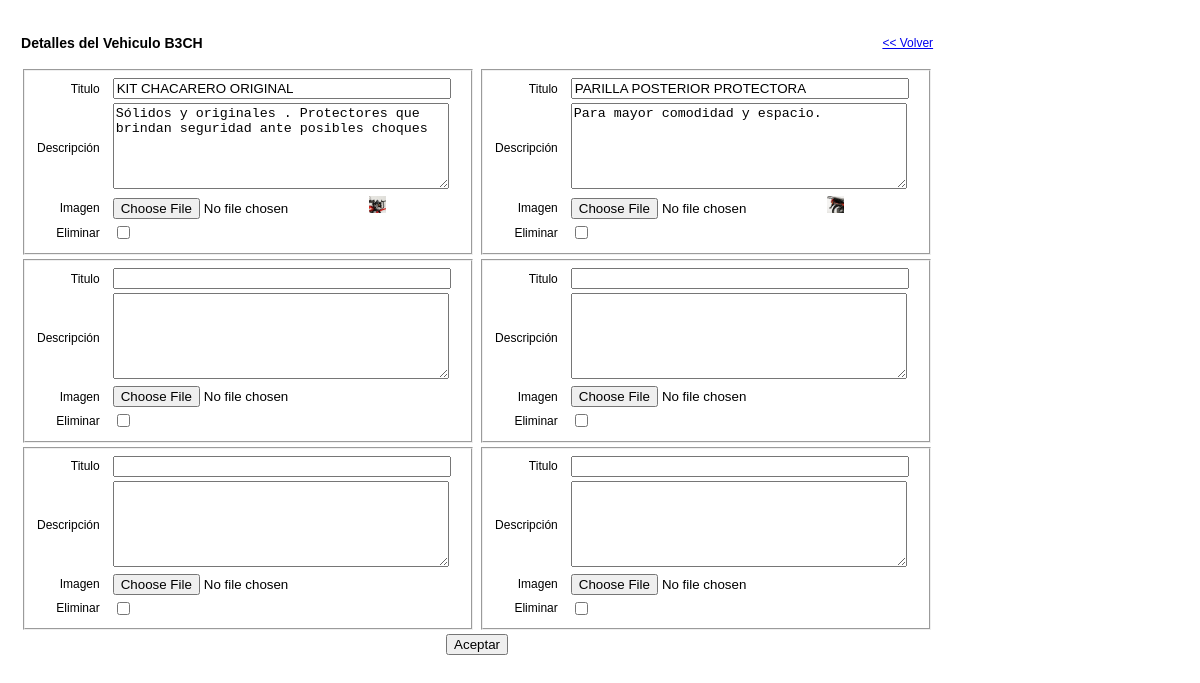
/administrator/formDetalles.php?id_producto=2&mod_prod=B3CH (signed in), run on the app's committed database.
### tables this page shows
CREATE TABLE `detalleproducto` (
  `id_detalle_producto` int(11) NOT NULL auto_increment,
  `titulo` varchar(45) NOT NULL,
  `foto_detalle` varchar(100) NOT NULL,
  `descripcion` varchar(255) NOT NULL,
  `id_producto` int(11) NOT NULL,
  PRIMARY KEY  (`id_detalle_producto`),
  KEY `fk_DetalleProducto_MasterProducto` (`id_producto`),
  CONSTRAINT `detalleproducto_ibfk_1` FOREIGN KEY (`id_producto`) REFERENCES `producto` (`id_producto`) ON DELETE CASCADE ON UPDATE NO ACTION
);

### administrator/bussinessLogic/DetalleProductoBL.php (called while the page is built, shortened)
<?php
include_once 'dao/DetalleProductoDAO.php';
include_once 'domain/DetalleProducto.php';
class DetalleProductoBL {
    private $dpDao;
    public function __construct() {
        $this->dpDao = new DetalleProductoDAO();
    }
    public function getDetallesProductos($id_producto) {
        return $this->dpDao->getDetallesProductos($id_producto);
    }
}
?>

### administrator/util/Connection.php (called while the page is built, shortened)
<?php
class Connection {
    private $connection;
    public function __construct() {
        $server = "localhost";
        $username = "buffalo9_root";
        $password = "r00tr00t";
        $database_name = "buffalo9_portal";
        $connection = mysql_connect($server, $username, $password) or die("Problemas en la conexión");
        $this->connection = $connection;
    }
    public function getConnection() {
        return $this->connection;
    }
}
?>

### administrator/dao/DetalleProductoDAO.php (called while the page is built, shortened)
<?php
include_once 'util/Connection.php';
include_once 'domain/DetalleProducto.php';
class DetalleProductoDAO {
    public function getDetallesProductos($id_producto) {
        $conexion = new Connection();
        $query = "SELECT id_detalle_producto, titulo, foto_detalle, descripcion, id_producto
                FROM detalleproducto WHERE id_producto = $id_producto";
        $result = mysql_query($query, $conexion->getConnection());
        $total_registros = mysql_num_rows($result);
        if ($total_registros > 0) {
            while ($row = mysql_fetch_assoc($result)) {
                $detalleProducto = new DetalleProducto();
                $detalleProducto->setId_detalle_producto($row['id_detalle_producto']);
                $detalleProducto->setTitulo($row['titulo']);
                $detalleProducto->setFoto_detalle($row['foto_detalle']);
                $detalleProducto->setDescripcion($row['descripcion']);
                $detalleProducto->setId_producto($row['id_producto']);
                $detallesProducto[] = $detalleProducto;
            }
        }
        return $detallesProducto;
    }
}
?>

### administrator/domain/DetalleProducto.php (called while the page is built, shortened)
<?php
class DetalleProducto {
    private $titulo;
    private $foto_detalle;
    private $descripcion;
    public function getTitulo() {
        return $this->titulo;
    }
    public function setTitulo($titulo) {
        $this->titulo = $titulo;
    }
    public function getFoto_detalle() {
        return $this->foto_detalle;
    }
    public function setFoto_detalle($foto_detalle) {
        $this->foto_detalle = $foto_detalle;
    }
    public function getDescripcion() {
        return $this->descripcion;
    }
    public function setDescripcion($descripcion) {
        $this->descripcion = $descripcion;
    }
}
?>

### administrator/formDetalles.php (the view, shortened to what this page needs)
<?php
include_once 'bussinessLogic/DetalleProductoBL.php';
include_once 'domain/DetalleProducto.php';
if (!isset($_SESSION['user'])) {
    header("location: index.php?error=2");
} else {
    $id_producto = $_GET['id_producto'];
    $bl = new DetalleProductoBL();
    $detallesProducto = new DetalleProducto();
    $detallesProducto = $bl->getDetallesProductos($id_producto);
    for ($i = 0; $i < 6; $i++) {
        if (is_null($detallesProducto[$i]))
            $detallesProducto[$i] = new DetalleProducto ();
    }
    ?>
    <!DOCTYPE html>
    <html>
        <head>
            <link type="text/css" href="style/style.css" rel="stylesheet" media="screen"/>
        </head>
        <body>
            <form method="POST" action="actionDetalleProductoCtrl.php" enctype="multipart/form-data">
                <table>
                    <tr>
                        <td><h3>Detalles del Vehiculo <?php echo $_GET['mod_prod'] ?></h3></td>
                        <td style="text-align: right;"><a href="bienvenido.php">&lt;&lt; Volver</a></td>
                    </tr>
                    <?php
                    for ($i = 0; $i < count($detallesProducto); $i++) {
                        $detalleProducto = $detallesProducto[$i];
                        if (!($i % 2))
                            echo '<tr>';
                        ?>
                        <td>
                            <fieldset>
                                <table>
                                    <tr>
                                        <td class="tdLabel">Titulo</td>
                                        <td><input type="text" id="titulo<?php echo $i ?>" name="titulo<?php echo $i ?>"
                                                   style="width: 330px;"
                                                   value="<?php echo $detalleProducto->getTitulo() ?>" /></td>
                                    </tr>
                                    <tr>
                                        <td class="tdLabel">Descripci&oacute;n</td>
                                        <td><textarea id="descripcion<?php echo $i ?>" name="descripcion<?php echo $i ?>"
                                                      style="height: 80px; width: 330px;"><?php echo utf8_encode($detalleProducto->getDescripcion()) ?></textarea>
                                        </td>
                                    </tr>
                                    <tr>
                                        <td class="tdLabel">Imagen</td>
                                        <td>
                                            <input type="file" id="imagen<?php echo $i ?>" name="imagen<?php echo $i ?>" />
                                            <?php
                                            $fprin = $detalleProducto->getFoto_detalle();
                                            if (!empty($fprin)) {
                                                echo "<img src=\"../$fprin\" alt=\"Foto principal\" style=\"width: 5%;\" />";
                                            }
                                            ?>
                                        </td>
                                    </tr>
                                    <tr>
                                        <td class="tdLabel">Eliminar</td>
                                        <td><input type="checkbox" id="delete<?php echo $i ?>" name="delete<?php echo $i ?>[]" /></td>
                                    </tr>
                                </table>
                            </fieldset>
                        </td>
                        <?php
                        if (($i % 2))
                            echo '</tr>';
                    }
                    ?>
                    <tr>
                        <td colspan="2" style="text-align: center;">
                            <input type="submit" value="Aceptar" name="aceptar" />
                        </td>
                    </tr>
                </table>
            </form>
        </body>
    </html>
    <?php
}?>

### administrator/style/style.css (style rules this page uses)
body { font-family: 'lucida grande',tahoma,verdana,arial,sans-serif; font-size: 12px; padding: 10px; }
.tdLabel { padding-right: 10px; text-align: right; }

### data on the page
detalleproducto: titulo "KIT CHACARERO ORIGINAL", descripcion "Sólidos y originales . Protectores que brindan seguridad ante posibles choques", foto_detalle (picture)
detalleproducto: titulo "PARILLA POSTERIOR PROTECTORA", descripcion "Para mayor comodidad y espacio.", foto_detalle (picture)

### other printed values
$_GET['mod_prod'] "B3CH"
